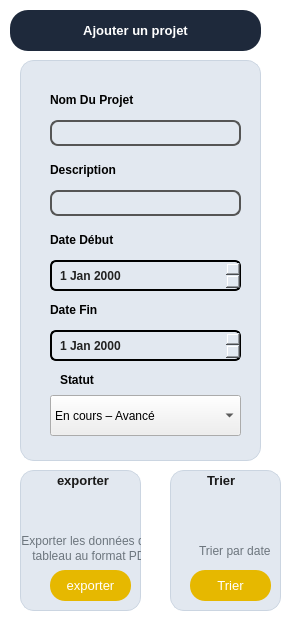
        <widget class="QFrame" name="frame_17">
         <property name="geometry">
          <rect>
           <x>0</x>
           <y>0</y>
           <width>291</width>
           <height>621</height>
          </rect>
         </property>
         <property name="styleSheet">
          <string notr="true">QFrame {
    background: #ffffff;
    border: none;
    
}
</string>
         </property>
         <property name="frameShape">
          <enum>QFrame::Shape::StyledPanel</enum>
         </property>
         <property name="frameShadow">
          <enum>QFrame::Shadow::Raised</enum>
         </property>
         <widget class="QGroupBox" name="exportergprojets_2">
          <property name="geometry">
           <rect>
            <x>20</x>
            <y>470</y>
            <width>121</width>
            <height>141</height>
           </rect>
          </property>
          <property name="styleSheet">
           <string notr="true">/* === GroupBox cards (Sort Table / Export list) === */
QGroupBox {
    background: #e2e8f0;             /* gray background like screenshot */
    border: 1px solid #cbd5e1;
    border-radius: 14px;
    padding: 12px;
}
QGroupBox::title {
    subcontrol-origin: margin;
    left: 10px;
    padding: 0 4px;
    color: #0f172a;                  /* dark navy text */
    font-weight: 700;
    font-family: &quot;Segoe UI&quot;, Arial;
    font-size: 11pt;
}

/* === Labels inside GroupBoxes === */
QGroupBox QLabel {
    color: #475569;                  /* gray text inside */
    font-family: &quot;Segoe UI&quot;, Arial;
    font-size: 9pt;
    font-weight: 500;
}

/* === Small pill buttons (sort / export) === */
QPushButton#chipSort, QPushButton#chipExport {
    background: #1e293b;             /* dark navy pill */
    color: #ffffff;
    border: none;
    border-radius: 12px;
    padding: 4px 14px;
    font-weight: 600;
    font-family: &quot;Segoe UI&quot;, Arial;
    font-size: 9pt;
}
QPushButton#chipSort:hover, QPushButton#chipExport:hover {
    background: #334155;
}

/* === Frame background (container) === */
QFrame#leftPanel {
    background: #ffffff;
    border: none;
}
</string>
          </property>
          <property name="title">
           <string/>
          </property>
          <widget class="QLabel" name="label_23">
           <property name="geometry">
            <rect>
             <x>30</x>
             <y>0</y>
             <width>71</width>
             <height>21</height>
            </rect>
           </property>
           <property name="styleSheet">
            <string notr="true">color: #1A1A1A;
font-size: 13px;
font-weight: 600;
padding: 2px 4px;
background: transparent;
</string>
           </property>
           <property name="text">
            <string>exporter</string>
           </property>
          </widget>
          <widget class="QLabel" name="label_29">
           <property name="geometry">
            <rect>
             <x>30</x>
             <y>20</y>
             <width>61</width>
             <height>41</height>
            </rect>
           </property>
           <property name="styleSheet">
            <string notr="true">QLabel {
    background-color: transparent;
}
</string>
           </property>
           <property name="text">
            <string/>
           </property>
           <property name="pixmap">
            <pixmap>:/export.png</pixmap>
           </property>
           <property name="scaledContents">
            <bool>true</bool>
           </property>
          </widget>
          <widget class="QLabel" name="label_31">
           <property name="geometry">
            <rect>
             <x>-10</x>
             <y>60</y>
             <width>151</width>
             <height>21</height>
            </rect>
           </property>
           <property name="styleSheet">
            <string notr="true">color: #6C757D;
font-size: 12px;
font-weight: 400;
padding: 2px 6px;
background: transparent;
</string>
           </property>
           <property name="text">
            <string> Exporter les données du</string>
           </property>
          </widget>
          <widget class="QLabel" name="label_32">
           <property name="geometry">
            <rect>
             <x>0</x>
             <y>60</y>
             <width>141</width>
             <height>51</height>
            </rect>
           </property>
           <property name="styleSheet">
            <string notr="true">color: #6C757D;
font-size: 12px;
font-weight: 400;
padding: 2px 6px;
background: transparent;
</string>
           </property>
           <property name="text">
            <string> tableau au format PDF </string>
           </property>
          </widget>
          <widget class="QPushButton" name="export_2gprojets_2">
           <property name="geometry">
            <rect>
             <x>30</x>
             <y>100</y>
             <width>81</width>
             <height>31</height>
            </rect>
           </property>
           <property name="styleSheet">
            <string notr="true">background-color: #E6B800;       /* dark yellow */
color: #ffffff;                  /* white text */
font-family: &quot;Segoe UI&quot;;
font-size: 13px;

border: none;
border-radius: 15px;             /* rounded shape */
padding: 6px 16px;
</string>
           </property>
           <property name="text">
            <string>exporter</string>
           </property>
          </widget>
          <widget class="QLabel" name="pdf_2">
           <property name="geometry">
            <rect>
             <x>50</x>
             <y>20</y>
             <width>37</width>
             <height>41</height>
            </rect>
           </property>
           <property name="styleSheet">
            <string notr="true">background: #e2e8f0; </string>
           </property>
           <property name="text">
            <string/>
           </property>
           <property name="pixmap">
            <pixmap>../../../../../Downloads/Gprojets/Gprojets/Gprojets/pdff.png</pixmap>
           </property>
           <property name="scaledContents">
            <bool>true</bool>
           </property>
          </widget>
         </widget>
         <widget class="QGroupBox" name="groupBoxchatbotprojet_3">
          <property name="geometry">
           <rect>
            <x>170</x>
            <y>470</y>
            <width>111</width>
            <height>141</height>
           </rect>
          </property>
          <property name="styleSheet">
           <string notr="true">/* === Add New Element Button === */
QPushButton#addBtn {
    background: #0ea5a8;             /* teal */
    color: #ffffff;
    border: 2px solid #089199;
    border-radius: 8px;
    height: 38px;
    font-family: &quot;Segoe UI&quot;, Arial;
    font-weight: 600;
    font-size: 10pt;
}
QPushButton#addBtn:hover {
    background: #089199;
}
QPushButton#addBtn:pressed {
    background: #067a82;
}

/* === GroupBox cards (Sort Table / Export list) === */
QGroupBox {
    background: #e2e8f0;             /* gray background like screenshot */
    border: 1px solid #cbd5e1;
    border-radius: 14px;
    padding: 12px;
}
QGroupBox::title {
    subcontrol-origin: margin;
    left: 10px;
    padding: 0 4px;
    color: #0f172a;                  /* dark navy text */
    font-weight: 700;
    font-family: &quot;Segoe UI&quot;, Arial;
    font-size: 11pt;
}

/* === Labels inside GroupBoxes === */
QGroupBox QLabel {
    color: #475569;                  /* gray text inside */
    font-family: &quot;Segoe UI&quot;, Arial;
    font-size: 9pt;
    font-weight: 500;
}

/* === Small pill buttons (sort / export) === */
QPushButton#chipSort, QPushButton#chipExport {
    background: #1e293b;             /* dark navy pill */
    color: #ffffff;
    border: none;
    border-radius: 12px;
    padding: 4px 14px;
    font-weight: 600;
    font-family: &quot;Segoe UI&quot;, Arial;
    font-size: 9pt;
}
QPushButton#chipSort:hover, QPushButton#chipExport:hover {
    background: #334155;
}

/* === Frame background (container) === */
QFrame#leftPanel {
    background: #ffffff;
    border: none;
}
</string>
          </property>
          <property name="title">
           <string/>
          </property>
          <widget class="QLabel" name="label_6">
           <property name="geometry">
            <rect>
             <x>50</x>
             <y>30</y>
             <width>37</width>
             <height>41</height>
            </rect>
           </property>
           <property name="styleSheet">
            <string notr="true">QLabel{
	background: transparent;
}</string>
           </property>
           <property name="text">
            <string/>
           </property>
           <property name="pixmap">
            <pixmap>:/images/sort.png</pixmap>
           </property>
           <property name="scaledContents">
            <bool>true</bool>
           </property>
          </widget>
          <widget class="QLabel" name="label_33">
           <property name="geometry">
            <rect>
             <x>30</x>
             <y>0</y>
             <width>101</width>
             <height>21</height>
            </rect>
           </property>
           <property name="styleSheet">
            <string notr="true">color: #1A1A1A;
font-size: 13px;
font-weight: 600;
padding: 2px 4px;
background: transparent;
</string>
           </property>
           <property name="text">
            <string>Trier </string>
           </property>
          </widget>
          <widget class="QPushButton" name="tridateproj_2">
           <property name="geometry">
            <rect>
             <x>20</x>
             <y>100</y>
             <width>81</width>
             <height>31</height>
            </rect>
           </property>
           <property name="font">
            <font>
             <family>Segoe UI</family>
             <pointsize>-1</pointsize>
             <fontweight>DemiBold</fontweight>
            </font>
           </property>
           <property name="styleSheet">
            <string notr="true">background-color: #E6B800;       /* dark yellow */
color: #ffffff;                  /* white text */
font-family: &quot;Segoe UI&quot;;
font-size: 13px;

border: none;
border-radius: 15px;             /* rounded shape */
padding: 6px 16px;
</string>
           </property>
           <property name="text">
            <string>Trier</string>
           </property>
          </widget>
          <widget class="QLabel" name="label_34">
           <property name="geometry">
            <rect>
             <x>20</x>
             <y>70</y>
             <width>151</width>
             <height>21</height>
            </rect>
           </property>
           <property name="styleSheet">
            <string notr="true">color: #6C757D;
font-size: 12px;
font-weight: 400;
padding: 2px 6px;
background: transparent;
</string>
           </property>
           <property name="text">
            <string>Trier par date</string>
           </property>
          </widget>
         </widget>
         <widget class="QGroupBox" name="groupBoxprojet_2">
          <property name="geometry">
           <rect>
            <x>20</x>
            <y>60</y>
            <width>241</width>
            <height>401</height>
           </rect>
          </property>
          <property name="styleSheet">
           <string notr="true">/* === GroupBox cards (Sort Table / Export list) === */
QGroupBox {
    background-color: #e2e8f0;   /* fond gris clair */
    border: 1px solid #cbd5e1;
    border-radius: 14px;
    padding: 12px;
}

/* === Labels inside GroupBoxes === */
QGroupBox QLabel {
    background-color: #e2e8f0;   /* même fond que le GroupBox */
    color: #475569;               /* texte gris */
    font-family: &quot;Segoe UI&quot;, Arial;
    font-size: 9pt;
    font-weight: 500;
}

/* === LineEdit with same background as GroupBox === */
QLineEdit {
    padding: 1px;
    border: 2px solid #555555;
    border-radius: 8px;
    background-color: #e2e8f0;   /* même fond que le GroupBox */
    color: #111111;
}
QDateEdit {
    border: 2px solid #000000;
    border-radius: 6px;
    padding: 6px;
    background: #e2e8f0;
    color: #222;
    font-weight: bold;
    selection-background-color: #b78603;
    selection-color: white;
}

QDateEdit:hover {
    border-color: #d4a017;
}

QDateEdit::drop-down {
    background: #b78603;
    width: 24px;
    border-radius: 0 6px 6px 0;
}

QDateEdit::down-arrow {
    image: none;
    width: 0;
    height: 0;
}
</string>
          </property>
          <property name="title">
           <string/>
          </property>
          <widget class="QLabel" name="label_9">
           <property name="geometry">
            <rect>
             <x>30</x>
             <y>30</y>
             <width>141</width>
             <height>20</height>
            </rect>
           </property>
           <property name="font">
            <font>
             <family>Segoe UI</family>
             <pointsize>9</pointsize>
             <fontweight>Medium</fontweight>
            </font>
           </property>
           <property name="styleSheet">
            <string notr="true">color: rgb(255, 255, 255);
color: rgb(0, 0, 0);</string>
           </property>
           <property name="text">
            <string>Nom Du Projet</string>
           </property>
          </widget>
          <widget class="QLabel" name="label_16">
           <property name="geometry">
            <rect>
             <x>30</x>
             <y>100</y>
             <width>111</width>
             <height>20</height>
            </rect>
           </property>
           <property name="font">
            <font>
             <family>Segoe UI</family>
             <pointsize>9</pointsize>
             <fontweight>Medium</fontweight>
            </font>
           </property>
           <property name="styleSheet">
            <string notr="true">color: rgb(255, 255, 255);
color: rgb(0, 0, 0);</string>
           </property>
           <property name="text">
            <string>Description</string>
           </property>
          </widget>
          <widget class="QLabel" name="label_7">
           <property name="geometry">
            <rect>
             <x>30</x>
             <y>170</y>
             <width>121</width>
             <height>20</height>
            </rect>
           </property>
           <property name="font">
            <font>
             <family>Segoe UI</family>
             <pointsize>9</pointsize>
             <fontweight>Medium</fontweight>
            </font>
           </property>
           <property name="styleSheet">
            <string notr="true">color: rgb(255, 255, 255);
color: rgb(0, 0, 0);</string>
           </property>
           <property name="text">
            <string>Date Début</string>
           </property>
          </widget>
          <widget class="QLabel" name="label_17">
           <property name="geometry">
            <rect>
             <x>30</x>
             <y>240</y>
             <width>91</width>
             <height>20</height>
            </rect>
           </property>
           <property name="font">
            <font>
             <family>Segoe UI</family>
             <pointsize>9</pointsize>
             <fontweight>Medium</fontweight>
            </font>
           </property>
           <property name="styleSheet">
            <string notr="true">color: rgb(255, 255, 255);
color: rgb(0, 0, 0);</string>
           </property>
           <property name="text">
            <string>Date Fin </string>
           </property>
          </widget>
          <widget class="QLabel" name="label_20">
           <property name="geometry">
            <rect>
             <x>40</x>
             <y>310</y>
             <width>111</width>
             <height>20</height>
            </rect>
           </property>
           <property name="font">
            <font>
             <family>Segoe UI</family>
             <pointsize>9</pointsize>
             <fontweight>Medium</fontweight>
            </font>
           </property>
           <property name="styleSheet">
            <string notr="true">color: rgb(255, 255, 255);
color: rgb(0, 0, 0);</string>
           </property>
           <property name="text">
            <string>Statut</string>
           </property>
          </widget>
          <widget class="QLineEdit" name="nom_3">
           <property name="geometry">
            <rect>
             <x>30</x>
             <y>60</y>
             <width>191</width>
             <height>26</height>
            </rect>
           </property>
          </widget>
          <widget class="QLineEdit" name="description_3">
           <property name="geometry">
            <rect>
             <x>30</x>
             <y>130</y>
             <width>191</width>
             <height>26</height>
            </rect>
           </property>
          </widget>
          <widget class="QDateEdit" name="datedebutprojet_2">
           <property name="geometry">
            <rect>
             <x>30</x>
             <y>200</y>
             <width>191</width>
             <height>31</height>
            </rect>
           </property>
           <property name="styleSheet">
            <string notr="true"/>
           </property>
          </widget>
          <widget class="QDateEdit" name="datefinprojet_2">
           <property name="geometry">
            <rect>
             <x>30</x>
             <y>270</y>
             <width>191</width>
             <height>31</height>
            </rect>
           </property>
           <property name="styleSheet">
            <string notr="true"/>
           </property>
          </widget>
          <widget class="QComboBox" name="statutprojet_3">
           <property name="geometry">
            <rect>
             <x>30</x>
             <y>335</y>
             <width>191</width>
             <height>41</height>
            </rect>
           </property>
           <item>
            <property name="text">
             <string>En cours – Avancé</string>
            </property>
           </item>
           <item>
            <property name="text">
             <string>En cours – Initial</string>
            </property>
           </item>
           <item>
            <property name="text">
             <string>Terminé</string>
            </property>
           </item>
           <item>
            <property name="text">
             <string>En attente</string>
            </property>
           </item>
          </widget>
         </widget>
         <widget class="QPushButton" name="ajoutgprojets_2">
          <property name="geometry">
           <rect>
            <x>10</x>
            <y>10</y>
            <width>251</width>
            <height>41</height>
           </rect>
          </property>
          <property name="font">
           <font>
            <family>Segoe UI</family>
            <pointsize>10</pointsize>
            <fontweight>DemiBold</fontweight>
           </font>
          </property>
          <property name="styleSheet">
           <string notr="true">QLineEdit{
background:#f1f5f9;
border:none;
border-radius:18px;
padding-left:30px;
padding-right:10px;
height:34px;
color:#0f172a;
font-family:Segoe UI,Arial;
font-size:10pt;
}
QLineEdit:focus{
outline:none;
background:#e2e8f0;
}
QPushButton{
background:#1e293b;
color:white;
border:none;
border-radius:18px;
padding:6px 24px;
font-weight:600;
font-family:Segoe UI,Arial;
font-size:10pt;
}
QPushButton:hover{
background:#334155;
}
QPushButton:pressed{
background:#0f172a;
}

</string>
          </property>
          <property name="text">
           <string>Ajouter un projet</string>
          </property>
         </widget>
        </widget>
